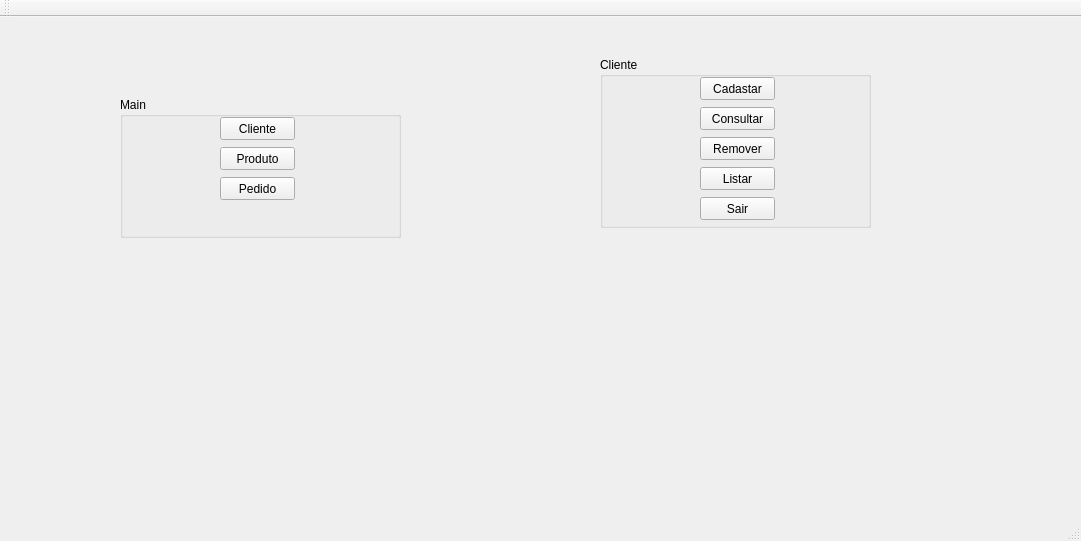
<?xml version="1.0" encoding="UTF-8"?>
<ui version="4.0">
 <class>MainWindow</class>
 <widget class="QMainWindow" name="MainWindow">
  <property name="geometry">
   <rect>
    <x>0</x>
    <y>0</y>
    <width>1081</width>
    <height>541</height>
   </rect>
  </property>
  <property name="windowTitle">
   <string>MainWindow</string>
  </property>
  <widget class="QWidget" name="centralwidget">
   <widget class="QGroupBox" name="groupBox">
    <property name="geometry">
     <rect>
      <x>600</x>
      <y>40</y>
      <width>271</width>
      <height>171</height>
     </rect>
    </property>
    <property name="title">
     <string>Cliente</string>
    </property>
    <widget class="QPushButton" name="pushButton">
     <property name="geometry">
      <rect>
       <x>100</x>
       <y>20</y>
       <width>75</width>
       <height>23</height>
      </rect>
     </property>
     <property name="text">
      <string>Cadastar</string>
     </property>
    </widget>
    <widget class="QPushButton" name="pushButton_2">
     <property name="geometry">
      <rect>
       <x>100</x>
       <y>50</y>
       <width>75</width>
       <height>23</height>
      </rect>
     </property>
     <property name="text">
      <string>Consultar</string>
     </property>
    </widget>
    <widget class="QPushButton" name="pushButton_3">
     <property name="geometry">
      <rect>
       <x>100</x>
       <y>80</y>
       <width>75</width>
       <height>23</height>
      </rect>
     </property>
     <property name="text">
      <string>Remover</string>
     </property>
    </widget>
    <widget class="QPushButton" name="pushButton_4">
     <property name="geometry">
      <rect>
       <x>100</x>
       <y>110</y>
       <width>75</width>
       <height>23</height>
      </rect>
     </property>
     <property name="text">
      <string>Listar</string>
     </property>
    </widget>
    <widget class="QPushButton" name="pushButton_5">
     <property name="geometry">
      <rect>
       <x>100</x>
       <y>140</y>
       <width>75</width>
       <height>23</height>
      </rect>
     </property>
     <property name="text">
      <string>Sair</string>
     </property>
    </widget>
   </widget>
   <widget class="QLabel" name="label">
    <property name="geometry">
     <rect>
      <x>640</x>
      <y>80</y>
      <width>47</width>
      <height>13</height>
     </rect>
    </property>
    <property name="text">
     <string/>
    </property>
   </widget>
   <widget class="QGroupBox" name="groupBox_3">
    <property name="geometry">
     <rect>
      <x>120</x>
      <y>80</y>
      <width>281</width>
      <height>141</height>
     </rect>
    </property>
    <property name="title">
     <string>Main</string>
    </property>
    <widget class="QPushButton" name="pushButton_11">
     <property name="geometry">
      <rect>
       <x>100</x>
       <y>20</y>
       <width>75</width>
       <height>23</height>
      </rect>
     </property>
     <property name="text">
      <string>Cliente</string>
     </property>
    </widget>
    <widget class="QPushButton" name="pushButton_14">
     <property name="geometry">
      <rect>
       <x>100</x>
       <y>50</y>
       <width>75</width>
       <height>23</height>
      </rect>
     </property>
     <property name="text">
      <string>Produto</string>
     </property>
    </widget>
    <widget class="QPushButton" name="pushButton_15">
     <property name="geometry">
      <rect>
       <x>100</x>
       <y>80</y>
       <width>75</width>
       <height>23</height>
      </rect>
     </property>
     <property name="text">
      <string>Pedido</string>
     </property>
    </widget>
   </widget>
  </widget>
  <widget class="QMenuBar" name="menubar">
   <property name="geometry">
    <rect>
     <x>0</x>
     <y>0</y>
     <width>1081</width>
     <height>21</height>
    </rect>
   </property>
  </widget>
  <widget class="QStatusBar" name="statusbar"/>
  <widget class="QToolBar" name="toolBar">
   <property name="windowTitle">
    <string>toolBar</string>
   </property>
   <attribute name="toolBarArea">
    <enum>TopToolBarArea</enum>
   </attribute>
   <attribute name="toolBarBreak">
    <bool>false</bool>
   </attribute>
  </widget>
 </widget>
 <resources/>
 <connections/>
</ui>
